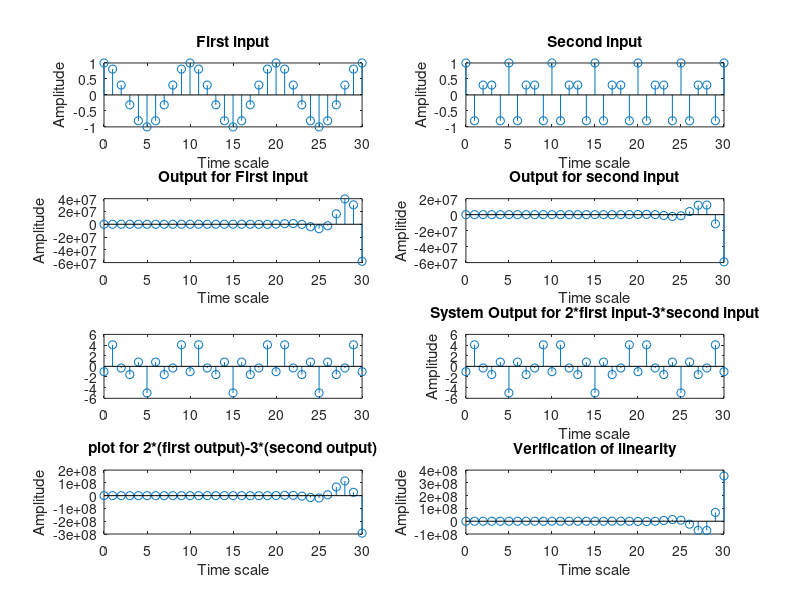

MATLAB code for this plot:
%%%%%Problem 1 Task 2%%%%%
n=0:30;
x1_n=cos(2*pi*0.1*n);
subplot(4,2,1)
stem(n,x1_n)
xlabel('Time scale'); 
ylabel('Amplitude'); 
title('First input'); 
x2_n=cos(2*pi*0.4*n);
subplot(4,2,2)
stem(n,x2_n)
xlabel('Time scale');
ylabel('Amplitude');
title('Second input'); 
num=[3 4];
den=[1 -2 3];
y1=filter(num,den,x1_n);
subplot(4,2,3)
stem(n,y1)
xlabel('Time scale'); 
ylabel('Amplitude');
title('Output for First input');
y2=filter(num,den,x2_n);
subplot(4,2,4)
stem(n,y2)
xlabel('Time scale');
ylabel('Amplitide'); 
title('Output for second input'); 
a=2;b=-3;
x3=a*x1_n+b*x2_n;
subplot(4,2,5)
stem(n,x3)
y3=filter(num,den,x3);
subplot(4,2,6)
stem(n,x3)
xlabel('Time scale'); 
ylabel('Amplitude'); 
title('System Output for 2*first input-3*second input'); 
z=a*y1+(-b)*y2;
subplot(4,2,7)
stem(n,z)
xlabel('Time scale'); 
ylabel('Amplitude'); 
title('plot for 2*(first output)-3*(second output)'); 
p=y3-z;
subplot(4,2,8)
stem(n,p)
xlabel('Time scale');
ylabel('Amplitude'); 
title('Verification of linearity');
